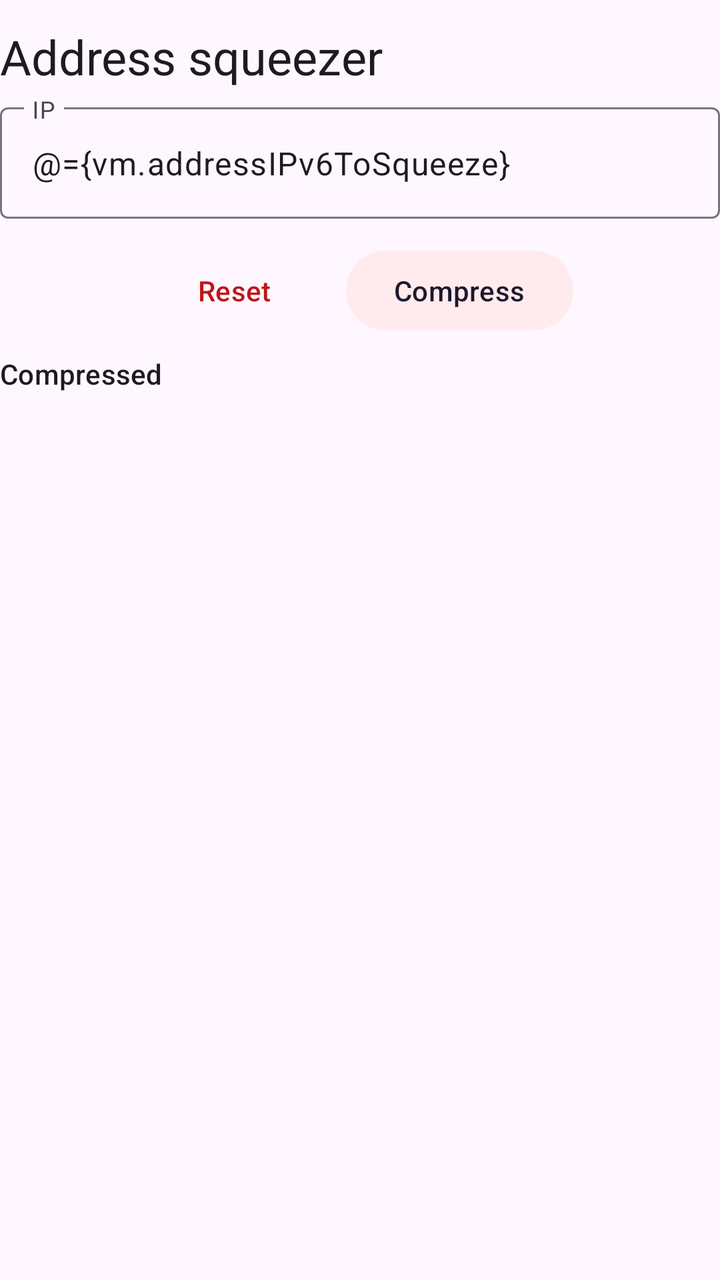
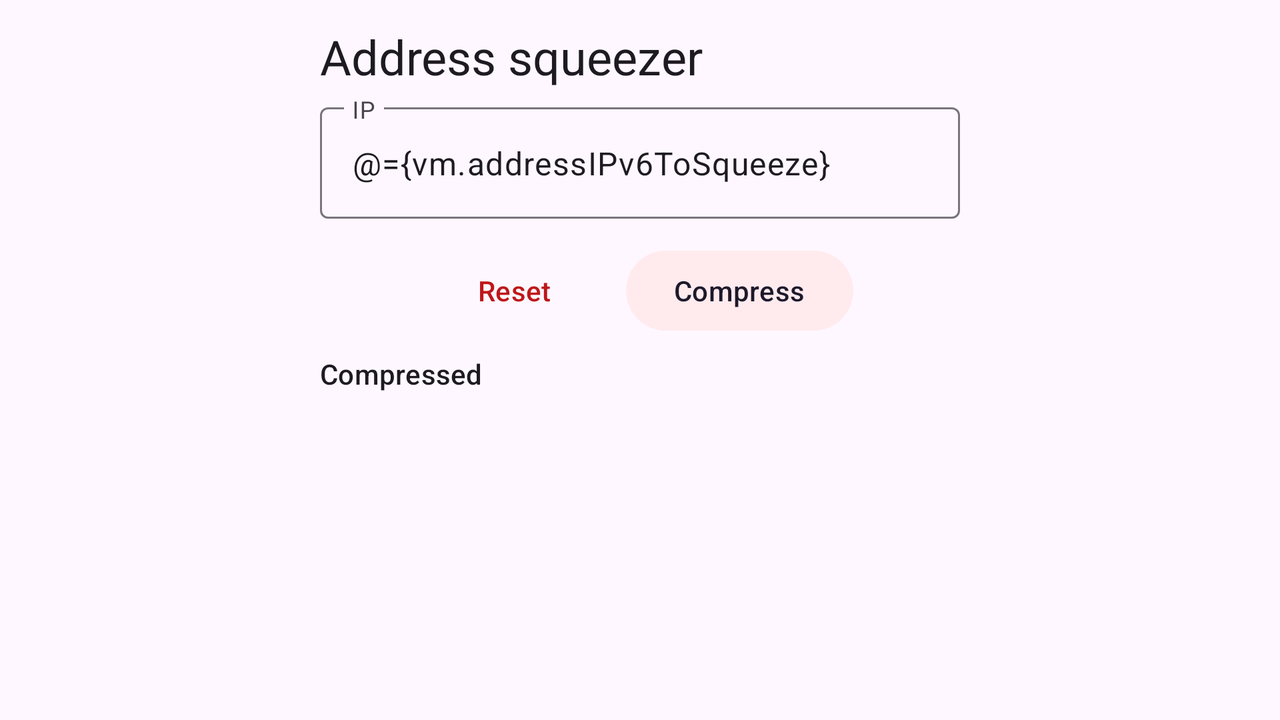

An Android layout and its configuration variant, each rendered on a device that would load it. The default file and the variant file are quoted in full after the pictures.
<!-- AndroidManifest.xml: application theme Theme.NetKit -->
<!-- res/layout/fragment_tools_ipv6.xml -->
<?xml version="1.0" encoding="utf-8"?>
<layout xmlns:android="http://schemas.android.com/apk/res/android"
    xmlns:app="http://schemas.android.com/apk/res-auto"
    xmlns:tools="http://schemas.android.com/tools">

    <data>
        <import type="android.view.View" />
        <variable
            name="vm"
            type="com.ferrariofilippo.netkit.viewmodel.ToolsIPv6ViewModel" />
    </data>

    <androidx.core.widget.NestedScrollView
        android:layout_width="match_parent"
        android:layout_height="match_parent"
        tools:context=".view.ToolsIPv6Fragment">

        <androidx.appcompat.widget.LinearLayoutCompat
            android:layout_width="match_parent"
            android:layout_height="wrap_content"
            android:orientation="vertical">

            <TextView
                android:layout_width="match_parent"
                android:layout_height="wrap_content"
                android:layout_marginTop="12dp"
                android:text="@string/address_squeezer"
                android:textAppearance="?attr/textAppearanceHeadline5" />

            <com.google.android.material.textfield.TextInputLayout
                android:id="@+id/ipToSqueezeTextInput"
                android:layout_width="match_parent"
                android:layout_height="wrap_content"
                android:layout_marginVertical="4dp"
                android:hint="@string/ip"
                app:endIconMode="clear_text">

                <com.google.android.material.textfield.TextInputEditText
                    android:layout_width="match_parent"
                    android:layout_height="match_parent"
                    android:digits="0123456789AaBbCcDdEeFf:"
                    android:maxLength="40"
                    android:text="@={vm.addressIPv6ToSqueeze}" />
            </com.google.android.material.textfield.TextInputLayout>

            <LinearLayout
                android:layout_width="match_parent"
                android:layout_height="wrap_content"
                android:layout_marginVertical="8dp"
                android:gravity="center">

                <Button
                    android:id="@+id/resetCompressButton"
                    style="@style/Widget.Material3.Button.TextButton"
                    android:layout_width="wrap_content"
                    android:layout_height="wrap_content"
                    android:layout_marginEnd="12dp"
                    android:text="@string/reset"
                    android:visibility="@{vm.canResetSqueeze ? View.VISIBLE : View.GONE}" />

                <Button
                    android:id="@+id/compressIPv6Button"
                    style="@style/Widget.Material3.Button.TonalButton"
                    android:layout_width="wrap_content"
                    android:layout_height="wrap_content"
                    android:text="@string/compress" />
            </LinearLayout>

            <RelativeLayout
                android:layout_width="match_parent"
                android:layout_height="wrap_content"
                android:visibility="@{vm.canResetSqueeze ? View.VISIBLE : View.GONE}">

                <TextView
                    android:id="@+id/compressedAddressLabel"
                    android:layout_width="wrap_content"
                    android:layout_height="wrap_content"
                    android:layout_alignParentStart="true"
                    android:layout_marginEnd="12dp"
                    android:text="@string/compressed"
                    android:textAppearance="@style/TextAppearance.Material3.LabelLarge" />

                <TextView
                    android:id="@+id/compressedAddressValue"
                    android:layout_width="wrap_content"
                    android:layout_height="wrap_content"
                    android:layout_alignParentEnd="true"
                    android:layout_toEndOf="@id/compressedAddressLabel"
                    android:textAppearance="@style/TextAppearance.Material3.BodyMedium" />
            </RelativeLayout>
        </androidx.appcompat.widget.LinearLayoutCompat>
    </androidx.core.widget.NestedScrollView>
</layout>
<!-- resources referenced by this layout -->
<resources>
  <string name="address_squeezer">Address squeezer</string>
  <string name="compress">Compress</string>
  <string name="compressed">Compressed</string>
  <string name="ip">IP</string>
  <string name="reset">Reset</string>
  <style name="Theme.NetKit" parent="Theme.Material3.Light.NoActionBar">
          <item name="windowActionBar">false</item>
          <item name="windowNoTitle">true</item>
  
          
          <item name="colorPrimary">@color/red_900</item>
          <item name="colorPrimaryVariant">@color/red_700</item>
          <item name="colorOnPrimary">@color/white</item>
          
          <item name="colorSecondary">@color/cyan_700</item>
          <item name="colorSecondaryVariant">@color/cyan_200</item>
          <item name="colorOnSecondary">@color/black</item>
          
          <item name="android:statusBarColor">@android:color/transparent</item>
          
          <item name="colorSecondaryContainer">@color/red_50</item>
          <item name="android:navigationBarColor">@android:color/transparent</item>
      </style>
  <color name="red_900">#FFBE171A</color>
  <color name="red_700">#FFDA2D2E</color>
  <color name="white">#FFFFFFFF</color>
  <color name="cyan_700">#FF008279</color>
  <color name="cyan_200">#FF71D1D0</color>
  <color name="black">#FF000000</color>
  <color name="red_50">#FFFFEBEE</color>
</resources>
<!-- res/layout-w600dp/fragment_tools_ipv6.xml (the repository's variant of the layout above) -->
<!-- drawn on the phone turned sideways -->
<?xml version="1.0" encoding="utf-8"?>
<layout xmlns:android="http://schemas.android.com/apk/res/android"
    xmlns:app="http://schemas.android.com/apk/res-auto"
    xmlns:tools="http://schemas.android.com/tools">

    <data>
        <import type="android.view.View" />
        <variable
            name="vm"
            type="com.ferrariofilippo.netkit.viewmodel.ToolsIPv6ViewModel" />
    </data>

    <androidx.core.widget.NestedScrollView
        android:layout_width="match_parent"
        android:layout_height="match_parent"
        tools:context=".view.ToolsIPv6Fragment">

        <androidx.appcompat.widget.LinearLayoutCompat
            android:layout_width="match_parent"
            android:layout_height="wrap_content">

            <View
                android:layout_width="0dp"
                android:layout_height="1dp"
                android:layout_weight="1" />

            <androidx.appcompat.widget.LinearLayoutCompat
                android:layout_width="0dp"
                android:layout_height="wrap_content"
                android:layout_weight="2"
                android:orientation="vertical">

                <TextView
                    android:layout_width="match_parent"
                    android:layout_height="wrap_content"
                    android:layout_marginTop="12dp"
                    android:text="@string/address_squeezer"
                    android:textAppearance="?attr/textAppearanceHeadline5" />

                <com.google.android.material.textfield.TextInputLayout
                    android:id="@+id/ipToSqueezeTextInput"
                    android:layout_width="match_parent"
                    android:layout_height="wrap_content"
                    android:layout_marginVertical="4dp"
                    android:hint="@string/ip"
                    app:endIconMode="clear_text">

                    <com.google.android.material.textfield.TextInputEditText
                        android:layout_width="match_parent"
                        android:layout_height="match_parent"
                        android:digits="0123456789AaBbCcDdEeFf:"
                        android:maxLength="40"
                        android:text="@={vm.addressIPv6ToSqueeze}" />
                </com.google.android.material.textfield.TextInputLayout>

                <LinearLayout
                    android:layout_width="match_parent"
                    android:layout_height="wrap_content"
                    android:layout_marginVertical="8dp"
                    android:gravity="center">

                    <Button
                        android:id="@+id/resetCompressButton"
                        style="@style/Widget.Material3.Button.TextButton"
                        android:layout_width="wrap_content"
                        android:layout_height="wrap_content"
                        android:layout_marginEnd="12dp"
                        android:text="@string/reset"
                        android:visibility="@{vm.canResetSqueeze ? View.VISIBLE : View.GONE}" />

                    <Button
                        android:id="@+id/compressIPv6Button"
                        style="@style/Widget.Material3.Button.TonalButton"
                        android:layout_width="wrap_content"
                        android:layout_height="wrap_content"
                        android:text="@string/compress" />
                </LinearLayout>

                <RelativeLayout
                    android:layout_width="match_parent"
                    android:layout_height="wrap_content"
                    android:visibility="@{vm.canResetSqueeze ? View.VISIBLE : View.GONE}">

                    <TextView
                        android:id="@+id/compressedAddressLabel"
                        android:layout_width="wrap_content"
                        android:layout_height="wrap_content"
                        android:layout_alignParentStart="true"
                        android:layout_marginEnd="12dp"
                        android:text="@string/compressed"
                        android:textAppearance="@style/TextAppearance.Material3.LabelLarge" />

                    <TextView
                        android:id="@+id/compressedAddressValue"
                        android:layout_width="wrap_content"
                        android:layout_height="wrap_content"
                        android:layout_alignParentEnd="true"
                        android:layout_toEndOf="@id/compressedAddressLabel"
                        android:textAppearance="@style/TextAppearance.Material3.BodyMedium" />
                </RelativeLayout>
            </androidx.appcompat.widget.LinearLayoutCompat>

            <View
                android:layout_width="0dp"
                android:layout_height="1dp"
                android:layout_weight="1" />
        </androidx.appcompat.widget.LinearLayoutCompat>
    </androidx.core.widget.NestedScrollView>
</layout>
